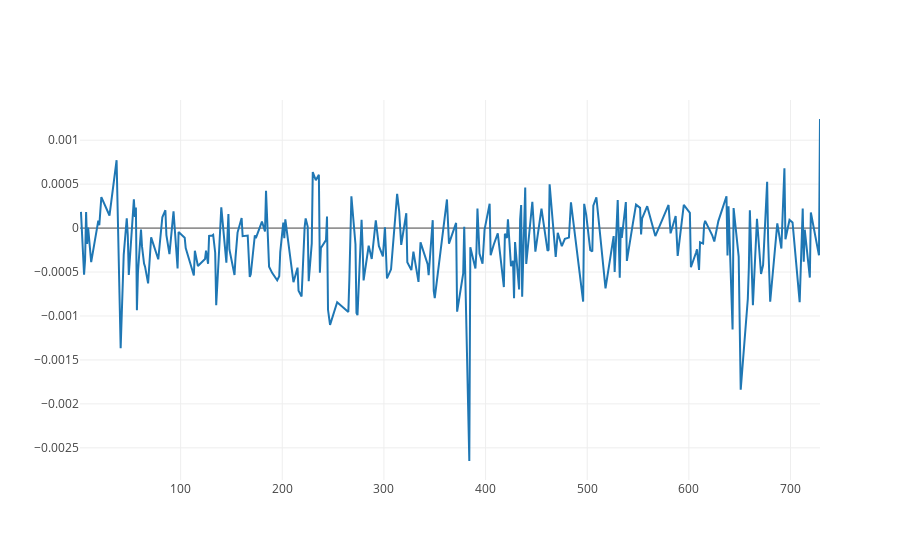

Notebook code cell kept with this figure:
### Code cell
# Chart the BTC pricing data
df_stock_train = df_train.loc[ (df_train.Market == 4) & (df_train.Stock == 684)]
y_trace = go.Scatter(x=df_stock_train['Day'], y=df_stock_train['y'])
py.iplot([y_trace])

### Figure 1 — Plotly figure (JSON) as saved in the notebook; plotly's stock layout.template omitted (floating-point values rounded to 4 significant figures; data arrays with more than 128 entries replaced by an {"elided": "..."} marker saying what was removed)
{"data": [{"type": "scatter", "x": {"elided": "255 int values"}, "y": {"elided": "255 float values"}}], "layout": {}}
